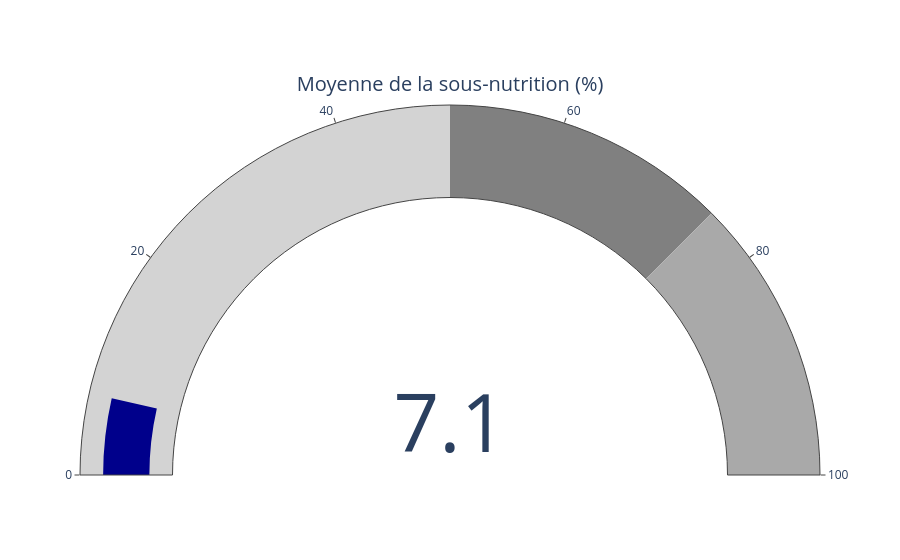

Notebook code for this chart:
### Code cell
moyenne = pop_mondiale_sous_nutrition
fig = go.Figure(go.Indicator(
    mode = "gauge+number",
    value = moyenne,
    domain = {'x': [0, 1], 'y': [0, 1]},
    title = {'text': "Moyenne de la sous-nutrition (%)"},
    gauge = {
        'axis': {'range': [None, 100]},
        'bar': {'color': "darkblue"},
        'steps': [
            {'range': [0, 50], 'color': "lightgray"},
            {'range': [50, 75], 'color': "gray"},
            {'range': [75, 100], 'color': "darkgray"}],
    }
))

fig.show()

### Figure 1 — Plotly figure (JSON) as saved in the notebook; plotly's stock layout.template omitted (floating-point values rounded to 4 significant figures)
{"data": [{"domain": {"x": [0, 1], "y": [0, 1]}, "gauge": {"axis": {"range": [null, 100]}, "bar": {"color": "darkblue"}, "steps": [{"color": "lightgray", "range": [0, 50]}, {"color": "gray", "range": [50, 75]}, {"color": "darkgray", "range": [75, 100]}]}, "mode": "gauge+number", "title": {"text": "Moyenne de la sous-nutrition (%)"}, "type": "indicator", "value": 7.101}], "layout": {}}
